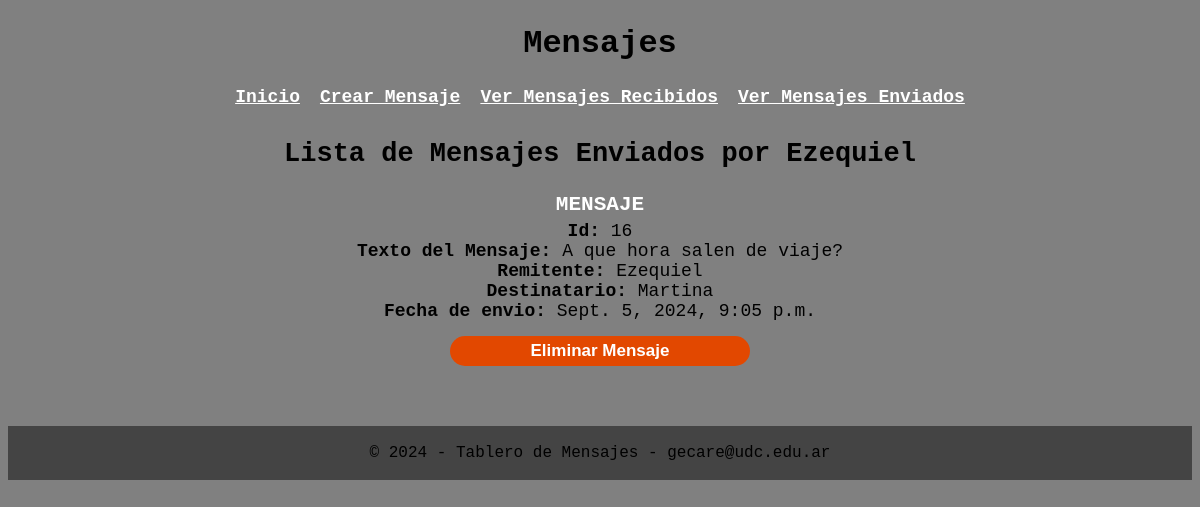
Before: /mensajesEnviados with the older database file.
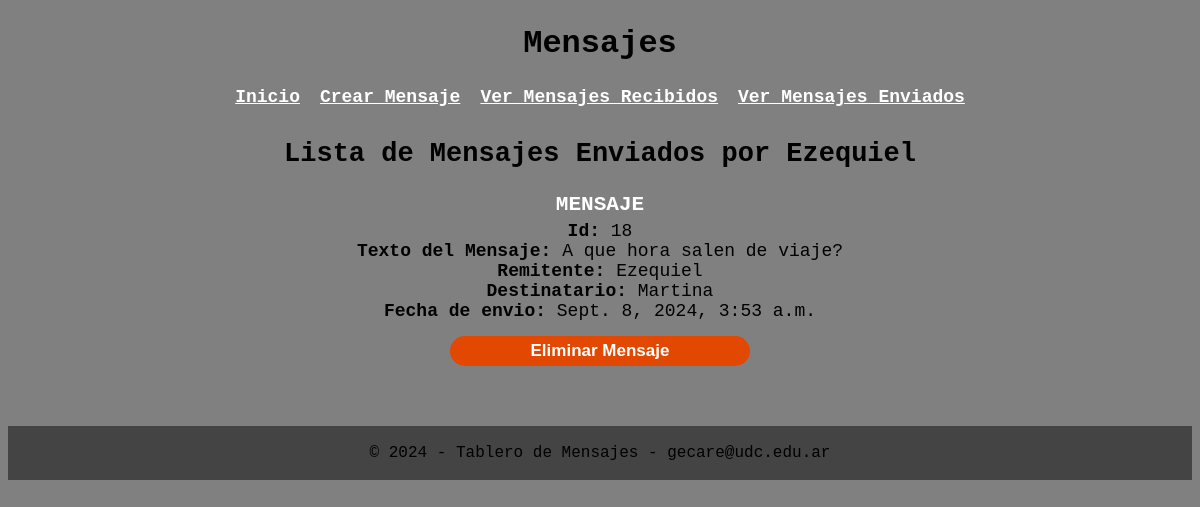
After: the same page with the newer database file.
### mensajes/models.py (models this page shows, shortened)
class Mensaje(models.Model):
    texto_del_mensaje = models.TextField()
    remitente = models.CharField(max_length=25)
    destinatario = models.CharField(max_length=25)
    fecha_del_envio = models.DateTimeField(auto_now_add=True)

### mensajes/views.py (the view)
# urls.py: path('mensajesEnviados', ver_mensajes_enviados, name='ver_mensajes_enviados'),
def ver_mensajes_enviados(request):
    remitente_buscado = 'Ezequiel'
    mensajes_enviados = Mensaje.objects.filter(remitente=remitente_buscado) # Lista de mensajes
    url = 'http://localhost:8000/eliminar_mensaje' # Url de la vista a mostrar cuando se envie el formulario.
    contexto = {
        'mensajes': mensajes_enviados,
        'remitente': remitente_buscado,
        'url': url
    }
    return render(request, 'verMensajes.html', contexto)

### mensajes/templates/verMensajes.html (shortened to what this page needs)
{% extends "base.html" %}
{% block header %}
    <h1>Mensajes</h1>
{% endblock %}
{% block content %}
    <ol class="lista-mensajes">
        {% if remitente %}
            <h2> Lista de Mensajes Enviados por {{ remitente }}</h2>
            {% for mensaje in mensajes %}
                <li style="margin-top: 15px;">
                    <h3 style="margin-bottom: 5px; text-align: center; color: #FFF;">MENSAJE</h3>
                    <b>Id: </b>{{ mensaje.id }} <br>
                    <b>Texto del Mensaje: </b>{{ mensaje.texto_del_mensaje }} <br>
                    <b>Remitente: </b>{{ mensaje.remitente }} <br>
                    <b>Destinatario: </b>{{ mensaje.destinatario }} <br>
                    <b>Fecha de envio: </b>{{ mensaje.fecha_del_envio }}
                    <form method="post" action="{{url}}">
                        <button class="boton-crear-mensaje" type="submit" style="margin: 15px;">Eliminar Mensaje</button>
                    </form>
                </li> <br>
            {% endfor %}
        {% else %}
            <p>No hay mensajes para mostrar.</p>
        {% endif %}
    </ol>
{% endblock %}

Changed rows visible on the page:
removed Mensaje: remitente "Ezequiel", id "16", texto_del_mensaje "A que hora salen de viaje?", destinatario "Martina", fecha_del_envio "Sept. 5, 2024, 9:05 p.m."
added Mensaje: remitente "Ezequiel", id "18", texto_del_mensaje "A que hora salen de viaje?", destinatario "Martina", fecha_del_envio "Sept. 8, 2024, 3:53 a.m."
